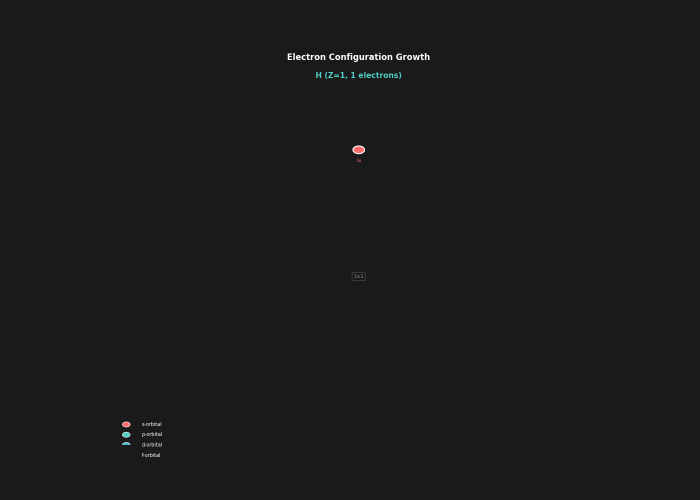
#> input picture _archive/legacy/visualizations/renders/electron_growth_animation.gif, 1400 x 1000 px, found by its file name (shown at 1/2 size)
$ python verify_animation_frame.py
#> lines starting #> are read from the running program, lines starting #| are printed output that depends on the picture
"""
ANIMATION VERIFICATION - Extract frame and check electron positions
"""

from PIL import Image
import numpy as np

# Open animation GIF
gif_path = 'electron_growth_animation.gif'
img = Image.open(gif_path)
#> img is the input picture: PIL image 1400x1000 P; mean R, G, B 26.5, 26.5, 26.5

# Get a middle frame (Phosphorus P at Z=15)
frame_num = 14  # 0-indexed, so frame 14 = element 15 (P)
img.seek(frame_num)
#> img: PIL image 1400x1000 RGB
frame = img.convert('RGB')

# Convert to array
frame_array = np.array(frame)
height, width = frame_array.shape[:2]
#> height = 1000; width = 1400

print(f"""
================================================================================
ANIMATION FRAME VERIFICATION
================================================================================
Total frames: {img.n_frames}
Frame dimensions: {width}x{height}

Analyzing frame {frame_num} (Element Z={frame_num + 1})
""")
#| ================================================================================
#| ANIMATION FRAME VERIFICATION
#| ================================================================================
#| Total frames: 37
#| Frame dimensions: 1400x1000
#| Analyzing frame 14 (Element Z=15)

# Define color ranges for orbital types in RGB
color_ranges = {
    's': {
        'name': 's-orbital',
        'expected_rgb': (255, 107, 107),  # #FF6B6B = (255, 107, 107)
        'tolerance': 30,
        'expected_quadrant': 'TOP'
    },
    'p': {
        'name': 'p-orbital',
        'expected_rgb': (78, 205, 196),   # #4ECDC4 = (78, 205, 196)
        'tolerance': 30,
        'expected_quadrant': 'RIGHT'
    },
    'd': {
        'name': 'd-orbital',
        'expected_rgb': (69, 183, 209),   # #45B7D1 = (69, 183, 209)
        'tolerance': 30,
        'expected_quadrant': 'BOTTOM'
    },
    'f': {
        'name': 'f-orbital',
        'expected_rgb': (255, 160, 122),  # #FFA07A = (255, 160, 122)
        'tolerance': 30,
        'expected_quadrant': 'LEFT'
    }
}

# Find center of frame
center_x = width / 2
#> center_x = 700
center_y = height / 2
#> center_y = 500

print(f"Frame center: ({center_x:.0f}, {center_y:.0f})")
#| Frame center: (700, 500)
print()

# Find all colored electron dots
found_electrons = {
    's': [],
    'p': [],
    'd': [],
    'f': []
}

# Scan for colored pixels (electrons should be ~30-40px diameter)
pixel_map = {}

for orbital_type, color_info in color_ranges.items():
    target_rgb = np.array(color_info['expected_rgb'])
    tolerance = color_info['tolerance']

    print(f"Searching for {orbital_type}-orbitals ({color_info['name']})")
    print(f"  Target RGB: {target_rgb}, Tolerance: ±{tolerance}")

    # Find pixels matching this color
    frame_rgb = frame_array[:, :, :3]
    distance = np.linalg.norm(frame_rgb.astype(float) - target_rgb, axis=2)
    matches = np.where(distance < tolerance)

    if len(matches[0]) > 0:
        # Cluster nearby pixels to find electron centers
        y_pixels, x_pixels = matches

        # Simple clustering: find dense regions
        found_positions = []
        visited = set()

        for idx in range(len(y_pixels)):
            if idx in visited:
                continue

            # Start a cluster
            cluster_x = [x_pixels[idx]]
            cluster_y = [y_pixels[idx]]
            visited.add(idx)

            # Find nearby pixels
            for idx2 in range(len(y_pixels)):
                if idx2 in visited:
                    continue
                dist = np.sqrt((x_pixels[idx2] - x_pixels[idx])**2 +
                             (y_pixels[idx2] - y_pixels[idx])**2)
                if dist < 20:  # Pixels within 20px are part of same electron
                    cluster_x.append(x_pixels[idx2])
                    cluster_y.append(y_pixels[idx2])
                    visited.add(idx2)

            # Get cluster center
            avg_x = np.mean(cluster_x)
            avg_y = np.mean(cluster_y)
            found_positions.append((avg_x, avg_y))

        # Calculate angle from center for each electron
        print(f"  Found {len(found_positions)} electrons:")
        for px, py in found_positions:
            # Calculate angle from center
            dx = px - center_x
            dy = py - center_y
            angle_rad = np.arctan2(dy, dx)
            angle_deg = np.degrees(angle_rad)
            if angle_deg < 0:
                angle_deg += 360

            quadrant = None
            if 0 <= angle_deg <= 45 or 315 <= angle_deg <= 360:
                quadrant = 'TOP'
            elif 45 < angle_deg <= 135:
                quadrant = 'RIGHT'
            elif 135 < angle_deg <= 225:
                quadrant = 'BOTTOM'
            elif 225 < angle_deg < 315:
                quadrant = 'LEFT'

            print(f"    Angle: {angle_deg:6.1f}° -> Quadrant: {quadrant}")
            found_electrons[orbital_type].append((px, py, angle_deg, quadrant))
    else:
        print(f"  No pixels found")
    print()
#> this loop made 4 passes
#> matches on passes 1 to 4: 1249 positions, rows 139 to 852, columns 246 to 727, 2463 positions, rows 144 to 889, columns 246 to 1075, 2380 positions, rows 144 to 889, columns 246 to 1075, 36 positions, rows 140 to 852, columns 248 to 726
#> pass 1, `distance = np.linalg.norm(frame_rgb.astype(float) - target_rgb, axis=2)`:
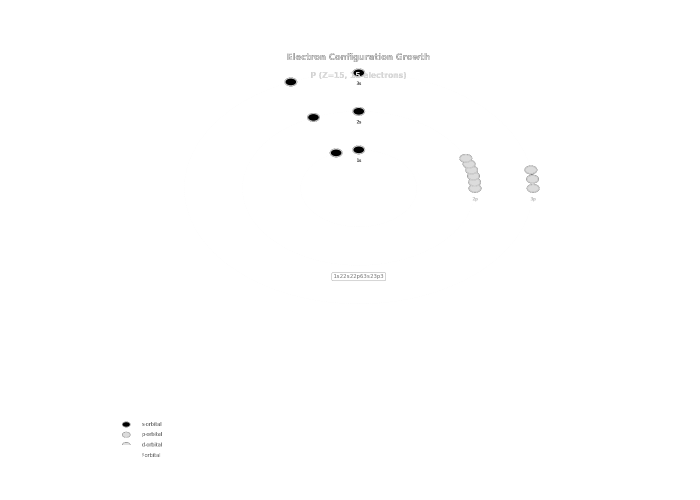
#> distance: shape (1000, 1400) float64 (shown at 1/2 size); min 0, max 256.1, mean 255.4; drawn with min black and max white

print("=" * 80)
print("VERIFICATION SUMMARY")
print("=" * 80)

for orbital_type, color_info in color_ranges.items():
    expected_quad = color_info['expected_quadrant']
    electrons = found_electrons[orbital_type]

    if electrons:
        quadrants = [e[3] for e in electrons]
        in_expected = sum(1 for q in quadrants if q == expected_quad)

        print(f"\n{orbital_type}-orbitals (expected: {expected_quad}):")
        print(f"  Found: {len(electrons)} electrons")
        print(f"  In correct quadrant ({expected_quad}): {in_expected}/{len(electrons)}")

        if in_expected == len(electrons):
            print(f"  [OK] ALL CORRECT - Electrons properly grouped")
        else:
            print(f"  [ERR] INCORRECT - Electrons scattered across quadrants")
            for e in electrons:
                print(f"      {e[3]} quadrant (angle: {e[2]:.1f}°)")
    else:
        print(f"{orbital_type}-orbitals: [NO DATA] NO ELECTRONS FOUND")

print("\n" + "=" * 80)
